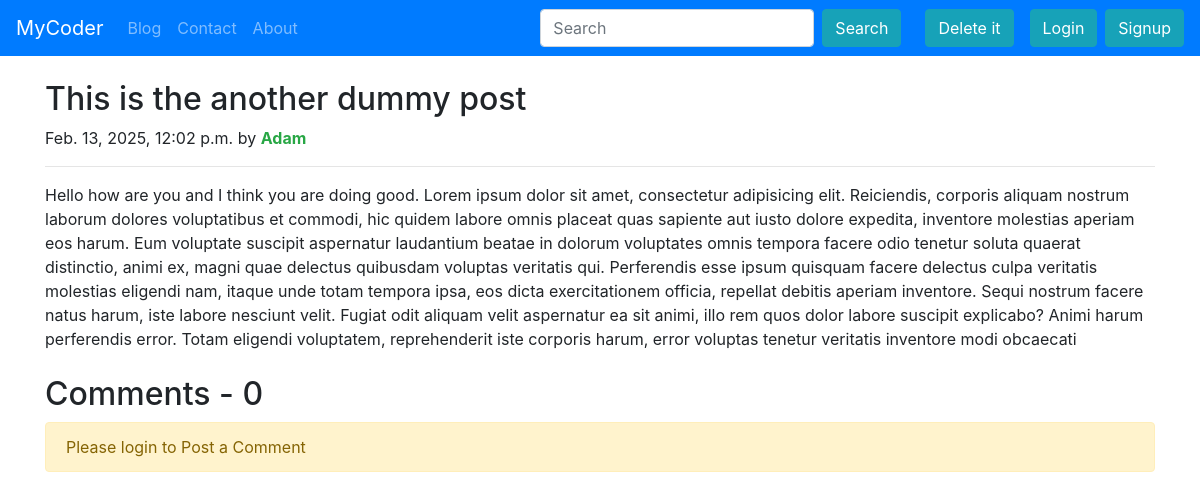
/blog/another-dummy-post, run on the app's committed database.
### blog/models.py (models this page shows, shortened)
class Post(models.Model):
    sno = models.AutoField(primary_key=True)
    title = models.CharField(max_length=50)
    content = models.TextField(max_length=100000)
    author = models.CharField(max_length=30)
    slug = models.CharField(max_length=30)
    timeStamp = models.DateTimeField(blank=True)

### blog/views.py (the view)
# urls.py: path('<str:slug>', views.blogPost, name='Blog Post'),
def blogPost(request, slug):
    post = Post.objects.get(slug=slug)
    comments = BlogComment.objects.filter(post=post)
    context = {'post': post, 'comments': comments, 'user': request.user}
    return render(request, 'blog/blogPost.html', context)

### templates/blog/blogPost.html (shortened to what this page needs)
{% extends "base.html" %}
{% block body %}
    <div class="container my-4">
        <div class="blog-post">
            <h2 class="blog-post-title">{{post.title}}</h2>
            <p class="blog-post-meta">{{post.timeStamp}} by <strong class="text-success">{{post.author}}</strong></p>
            <hr>
            <p>{{post.content}}</p>
        </div>
    </div>
    <div class="container">
        <h2>Comments - {{comments.count}}</h2>
        <div class="my-2">
            {% if not user.is_authenticated %}
                <div class="alert alert-warning" role="alert">
                    Please login to Post a Comment
                </div>
            {% endif %}
        </div>
    </div>
{% endblock body %}

### data on the page
Post: title "This is the another dummy post", timeStamp "Feb. 13, 2025, 12:02 p.m.", author "Adam", content "Hello how are you and I think you are doing good. Lorem ipsum dolor sit amet, consectetur adipisicing elit. Reiciendis, corporis aliquam nostrum laborum dolores voluptatibus et commodi, hic quidem labore omnis placeat quas sapiente aut iusto dolore expedita, inventore molestias aperiam eos harum. Eum voluptate suscipit aspernatur laudantium beatae in dolorum voluptates omnis tempora facere odio tenetur soluta quaerat distinctio, animi ex, magni quae delectus quibusdam voluptas veritatis qui. Perferendis esse ipsum quisquam facere delectus culpa veritatis molestias eligendi nam, itaque unde totam tempora ipsa, eos dicta exercitationem officia, repellat debitis aperiam inventore. Sequi…"

### other printed values
{{ comments.count }} "0"
